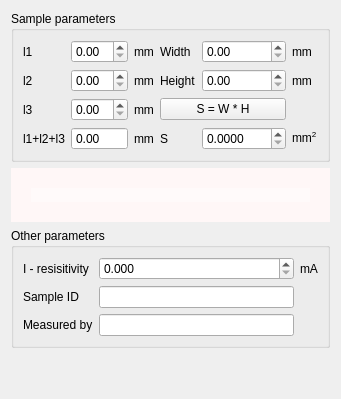
      <widget class="QWidget" name="settingsTab">
       <attribute name="title">
        <string>Common settings</string>
       </attribute>
       <layout class="QGridLayout" name="gridLayout_19">
        <item row="0" column="0">
         <widget class="QGroupBox" name="settingsSampleGroupBox">
          <property name="title">
           <string>Sample parameters</string>
          </property>
          <layout class="QGridLayout" name="gridLayout_18">
           <item row="0" column="1">
            <widget class="QDoubleSpinBox" name="sampleL1DoubleSpinBox"/>
           </item>
           <item row="0" column="2">
            <widget class="QLabel" name="label_29">
             <property name="text">
              <string>mm</string>
             </property>
            </widget>
           </item>
           <item row="1" column="1">
            <widget class="QDoubleSpinBox" name="sampleL2DoubleSpinBox"/>
           </item>
           <item row="1" column="2">
            <widget class="QLabel" name="label_30">
             <property name="text">
              <string>mm</string>
             </property>
            </widget>
           </item>
           <item row="2" column="1">
            <widget class="QDoubleSpinBox" name="sampleL3DoubleSpinBox"/>
           </item>
           <item row="2" column="2">
            <widget class="QLabel" name="label_31">
             <property name="text">
              <string>mm</string>
             </property>
            </widget>
           </item>
           <item row="0" column="0">
            <widget class="QLabel" name="label_27">
             <property name="text">
              <string>l1</string>
             </property>
            </widget>
           </item>
           <item row="1" column="0">
            <widget class="QLabel" name="label_28">
             <property name="text">
              <string>l2</string>
             </property>
            </widget>
           </item>
           <item row="2" column="0">
            <widget class="QLabel" name="label_32">
             <property name="text">
              <string>l3</string>
             </property>
            </widget>
           </item>
           <item row="3" column="0">
            <widget class="QLabel" name="label_33">
             <property name="text">
              <string>l1+l2+l3</string>
             </property>
            </widget>
           </item>
           <item row="3" column="1">
            <widget class="QDoubleSpinBox" name="sampleLDoubleSpinBox">
             <property name="statusTip">
              <string>Total sample lenght.</string>
             </property>
             <property name="readOnly">
              <bool>true</bool>
             </property>
             <property name="buttonSymbols">
              <enum>QAbstractSpinBox::NoButtons</enum>
             </property>
            </widget>
           </item>
           <item row="3" column="2">
            <widget class="QLabel" name="label_34">
             <property name="text">
              <string>mm</string>
             </property>
            </widget>
           </item>
           <item row="0" column="3">
            <widget class="QLabel" name="label_71">
             <property name="text">
              <string>Width</string>
             </property>
            </widget>
           </item>
           <item row="1" column="3">
            <widget class="QLabel" name="label_72">
             <property name="text">
              <string>Height</string>
             </property>
            </widget>
           </item>
           <item row="1" column="4">
            <widget class="QDoubleSpinBox" name="sampleHeightDoubleSpinBox"/>
           </item>
           <item row="0" column="4">
            <widget class="QDoubleSpinBox" name="sampleWidthDoubleSpinBox"/>
           </item>
           <item row="1" column="5">
            <widget class="QLabel" name="label_73">
             <property name="text">
              <string>mm</string>
             </property>
            </widget>
           </item>
           <item row="0" column="5">
            <widget class="QLabel" name="label_74">
             <property name="text">
              <string>mm</string>
             </property>
            </widget>
           </item>
           <item row="3" column="3">
            <widget class="QLabel" name="label_70">
             <property name="text">
              <string>S</string>
             </property>
            </widget>
           </item>
           <item row="3" column="4">
            <widget class="QDoubleSpinBox" name="sampleSDubleSpinBox">
             <property name="decimals">
              <number>4</number>
             </property>
             <property name="maximum">
              <double>9999.989999999999782</double>
             </property>
            </widget>
           </item>
           <item row="3" column="5">
            <widget class="QLabel" name="label_69">
             <property name="text">
              <string>&lt;!DOCTYPE HTML PUBLIC &quot;-//W3C//DTD HTML 4.0//EN&quot; &quot;http://www.w3.org/TR/REC-html40/strict.dtd&quot;&gt;
&lt;html&gt;&lt;head&gt;&lt;meta name=&quot;qrichtext&quot; content=&quot;1&quot; /&gt;&lt;style type=&quot;text/css&quot;&gt;
p, li { white-space: pre-wrap; }
&lt;/style&gt;&lt;/head&gt;&lt;body&gt;
&lt;p style=&quot; margin-top:0px; margin-bottom:0px; margin-left:0px; margin-right:0px; -qt-block-indent:0; text-indent:0px;&quot;&gt;mm&lt;span style=&quot; vertical-align:super;&quot;&gt;2&lt;/span&gt;&lt;/p&gt;&lt;/body&gt;&lt;/html&gt;</string>
             </property>
            </widget>
           </item>
           <item row="2" column="3" colspan="2">
            <widget class="QPushButton" name="sampleSPushButton">
             <property name="statusTip">
              <string>Compute sample S from width and height</string>
             </property>
             <property name="text">
              <string>S = W * H</string>
             </property>
            </widget>
           </item>
          </layout>
         </widget>
        </item>
        <item row="3" column="0">
         <spacer name="verticalSpacer_4">
          <property name="orientation">
           <enum>Qt::Vertical</enum>
          </property>
          <property name="sizeHint" stdset="0">
           <size>
            <width>20</width>
            <height>40</height>
           </size>
          </property>
         </spacer>
        </item>
        <item row="1" column="0">
         <widget class="QLabel" name="label_35">
          <property name="palette">
           <palette>
            <active>
             <colorrole role="WindowText">
              <brush brushstyle="SolidPattern">
               <color alpha="255">
                <red>255</red>
                <green>247</green>
                <blue>247</blue>
               </color>
              </brush>
             </colorrole>
             <colorrole role="Text">
              <brush brushstyle="SolidPattern">
               <color alpha="255">
                <red>0</red>
                <green>0</green>
                <blue>0</blue>
               </color>
              </brush>
             </colorrole>
             <colorrole role="Base">
              <brush brushstyle="SolidPattern">
               <color alpha="255">
                <red>32</red>
                <green>31</green>
                <blue>31</blue>
               </color>
              </brush>
             </colorrole>
             <colorrole role="Window">
              <brush brushstyle="SolidPattern">
               <color alpha="255">
                <red>255</red>
                <green>250</green>
                <blue>250</blue>
               </color>
              </brush>
             </colorrole>
            </active>
            <inactive>
             <colorrole role="WindowText">
              <brush brushstyle="SolidPattern">
               <color alpha="255">
                <red>255</red>
                <green>247</green>
                <blue>247</blue>
               </color>
              </brush>
             </colorrole>
             <colorrole role="Text">
              <brush brushstyle="SolidPattern">
               <color alpha="255">
                <red>0</red>
                <green>0</green>
                <blue>0</blue>
               </color>
              </brush>
             </colorrole>
             <colorrole role="Base">
              <brush brushstyle="SolidPattern">
               <color alpha="255">
                <red>32</red>
                <green>31</green>
                <blue>31</blue>
               </color>
              </brush>
             </colorrole>
             <colorrole role="Window">
              <brush brushstyle="SolidPattern">
               <color alpha="255">
                <red>255</red>
                <green>250</green>
                <blue>250</blue>
               </color>
              </brush>
             </colorrole>
            </inactive>
            <disabled>
             <colorrole role="WindowText">
              <brush brushstyle="SolidPattern">
               <color alpha="255">
                <red>96</red>
                <green>95</green>
                <blue>94</blue>
               </color>
              </brush>
             </colorrole>
             <colorrole role="Text">
              <brush brushstyle="SolidPattern">
               <color alpha="255">
                <red>83</red>
                <green>82</green>
                <blue>81</blue>
               </color>
              </brush>
             </colorrole>
             <colorrole role="Base">
              <brush brushstyle="SolidPattern">
               <color alpha="255">
                <red>255</red>
                <green>250</green>
                <blue>250</blue>
               </color>
              </brush>
             </colorrole>
             <colorrole role="Window">
              <brush brushstyle="SolidPattern">
               <color alpha="255">
                <red>255</red>
                <green>250</green>
                <blue>250</blue>
               </color>
              </brush>
             </colorrole>
            </disabled>
           </palette>
          </property>
          <property name="autoFillBackground">
           <bool>true</bool>
          </property>
          <property name="frameShape">
           <enum>QFrame::Box</enum>
          </property>
          <property name="lineWidth">
           <number>20</number>
          </property>
          <property name="text">
           <string/>
          </property>
          <property name="pixmap">
           <pixmap resource="seebeck.qrc">:/images/seebeck_pec.svg</pixmap>
          </property>
         </widget>
        </item>
        <item row="2" column="0">
         <widget class="QGroupBox" name="settingsOtherGroupBox">
          <property name="title">
           <string>Other parameters</string>
          </property>
          <layout class="QGridLayout" name="gridLayout_20">
           <item row="0" column="0">
            <widget class="QLabel" name="label_67">
             <property name="text">
              <string>I - resisitivity</string>
             </property>
            </widget>
           </item>
           <item row="0" column="1">
            <widget class="QDoubleSpinBox" name="resistivityIDoubleSpinBox">
             <property name="statusTip">
              <string>Current used for sample resistivity measurement.</string>
             </property>
             <property name="decimals">
              <number>3</number>
             </property>
            </widget>
           </item>
           <item row="0" column="2">
            <widget class="QLabel" name="label_68">
             <property name="text">
              <string>mA</string>
             </property>
            </widget>
           </item>
           <item row="1" column="0">
            <widget class="QLabel" name="label_75">
             <property name="text">
              <string>Sample ID</string>
             </property>
            </widget>
           </item>
           <item row="1" column="1">
            <widget class="QLineEdit" name="sampleIdLineEdit">
             <property name="statusTip">
              <string>Sample identification.</string>
             </property>
            </widget>
           </item>
           <item row="2" column="0">
            <widget class="QLabel" name="label_76">
             <property name="text">
              <string>Measured by</string>
             </property>
            </widget>
           </item>
           <item row="2" column="1">
            <widget class="QLineEdit" name="experimentatorLineEdit">
             <property name="statusTip">
              <string>Name of user and/or organization which executed measurement.</string>
             </property>
            </widget>
           </item>
          </layout>
         </widget>
        </item>
       </layout>
      </widget>
